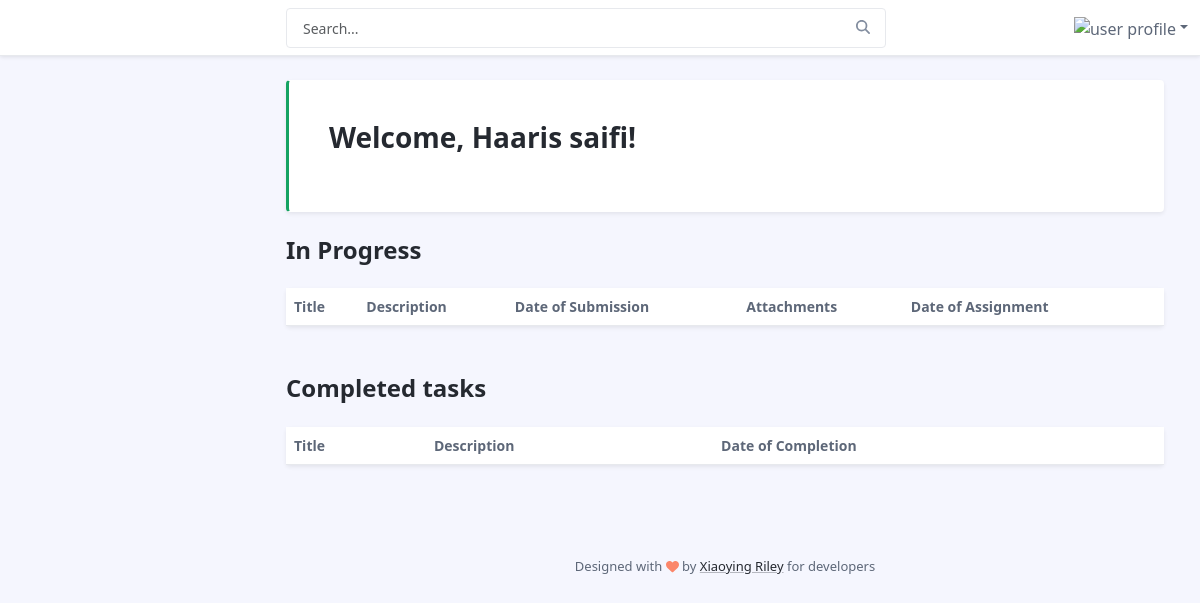
The app's page /dashboard (signed in), older data.
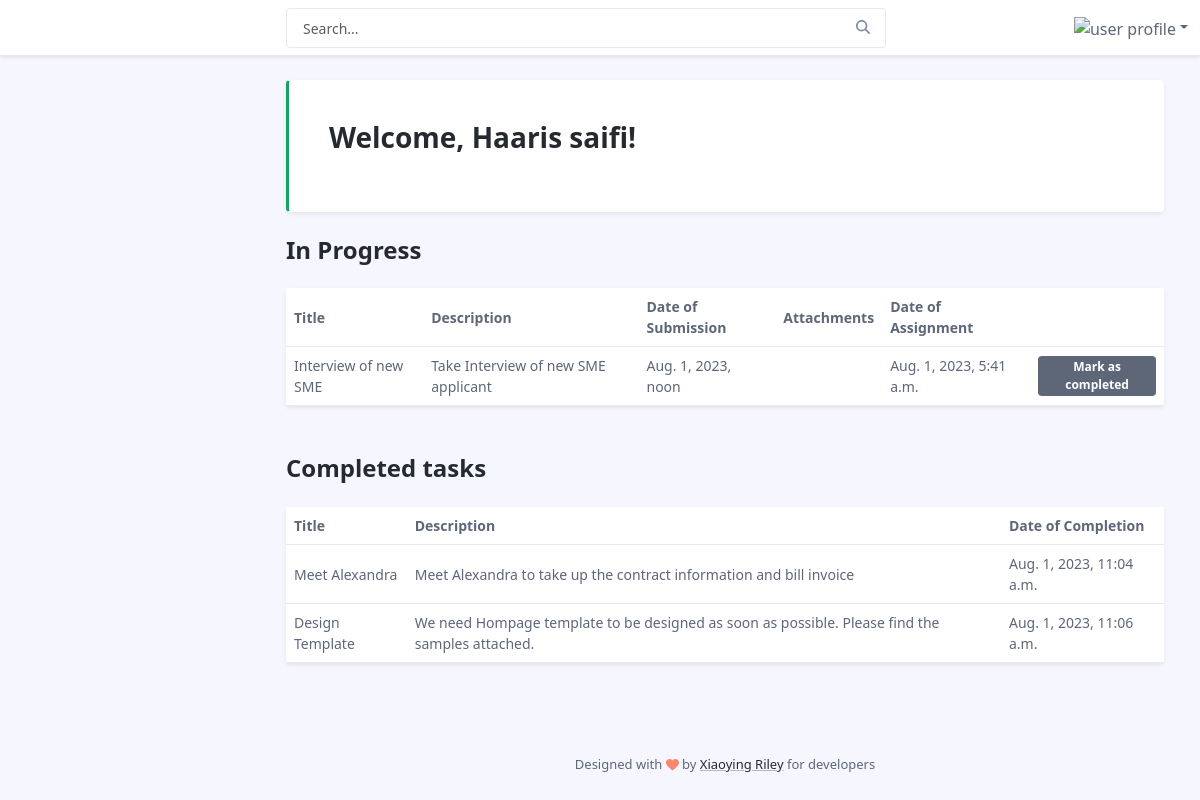
The same page, newer data.
### etms_app/models.py (models this page shows, shortened)
class Employee(models.Model):
    name = models.CharField(max_length=65)
    phone = models.IntegerField()
    address = models.TextField()
    dob = models.DateField()
    doj = models.DateField()
    user = models.OneToOneField(User, null=True, on_delete=models.SET_NULL)

class Task(models.Model):
    title = models.CharField(max_length=120)
    description = models.TextField()
    deadline = models.DateTimeField()
    attachments = models.ImageField(null=True, blank=True)
    employee = models.ForeignKey(Employee, on_delete=models.SET_NULL, null=True)
    doa = models.DateTimeField(auto_now_add=True)
    doc = models.DateTimeField(null=True, blank=True)

### etms_app/views.py (the view)
# urls.py: path('', views.dashboard),
def dashboard(request):
    user = request.user
    employee = user.employee
    pending_tasks = Task.objects.filter(employee=employee, doc__isnull=True)
    completed_tasks = Task.objects.filter(employee=employee, doc__isnull=False)
    context = {
        'emp': employee,
        'completed': completed_tasks,
        'pending': pending_tasks,
    }
    return render(request, 'emp_dash.html', context)

### templates/emp_dash.html
{% extends 'dashboard_base.html' %}
{% load static %}
{% block 'content' %}
<div class="app-card alert alert-dismissible shadow-sm mb-4 border-left-decoration" role="alert">
	<div class="inner">
		<div class="app-card-body p-3 p-lg-4">
			<h3 class="mb-3">Welcome, {{request.user.employee.name}}!</h3>
		</div>
	</div>
</div>
<h2 class="app-page-title">In Progress</h2>
<div class="tab-content" id="orders-table-tab-content">
	<div class="tab-pane fade show active" id="orders-all" role="tabpanel" aria-labelledby="orders-all-tab">
		<div class="app-card app-card-orders-table shadow-sm mb-5">
			<div class="app-card-body">
				<div class="table-responsive">
					<table class="table app-table-hover mb-0 text-left">
						<thead>
							<tr>
								<th class="cell">Title</th>
								<th class="cell">Description</th>
								<th class="cell">Date of Submission</th>
								<th class="cell">Attachments</th>
								<th class="cell">Date of Assignment</th>
								<th class="cell"></th>
							</tr>
						</thead>
						<tbody>
                            {% for task in pending %}
							<tr>
								<td class="cell">{{task.title}}</td>
								<td class="cell">{{task.description}}</td>
								<td class="cell">{{task.deadline}}</td>
								<td class="cell">{{task.attachments}}</td>
								<td class="cell">{{task.doa}}</td>
								<td class="cell"><a class="btn btn-sm btn-secondary" href="/mark-completed/{{task.id}}">Mark as completed</a></td>
							</tr>
                            {% endfor %}
						</tbody>
					</table>
				</div>
			</div>
		</div>
	</div>
</div>
<h2 class="app-page-title">Completed tasks</h2>
<div class="tab-content" id="orders-table-tab-content">
	<div class="tab-pane fade show active" id="orders-all" role="tabpanel" aria-labelledby="orders-all-tab">
		<div class="app-card app-card-orders-table shadow-sm mb-5">
			<div class="app-card-body">
				<div class="table-responsive">
					<table class="table app-table-hover mb-0 text-left">
						<thead>
							<tr>
								<th class="cell">Title</th>
								<th class="cell">Description</th>
								<th class="cell">Date of Completion</th>
							</tr>
						</thead>
						<tbody>
                            {% for task in completed %}
							<tr>
								<td class="cell">{{task.title}}</td>
								<td class="cell">{{task.description}}</td>
								<td class="cell">{{task.doc}}</td>
							</tr>
                            {% endfor %}
						</tbody>
					</table>
				</div>
			</div>
		</div>
	</div>
</div>
{% endblock 'content' %}

### templates/dashboard_base.html (shortened to what this page needs)
{% load static %}
<!DOCTYPE html>
<html lang="en">
<head>
    <link id="theme-style" rel="stylesheet" href="{% static 'css/portal.css' %}">
</head>
<body class="app">
    <header class="app-header fixed-top">
        <div class="app-header-inner">
            <div class="container-fluid py-2">
                <div class="app-header-content">
                    <div class="row justify-content-between align-items-center">
                        <div class="app-search-box col">
                            <form class="app-search-form">
                                <input type="text" placeholder="Search..." name="search"
                                    class="form-control search-input">
                                <button type="submit" class="btn search-btn btn-primary" value="Search"><i
                                        class="fa-solid fa-magnifying-glass"></i></button>
                            </form>
                        </div>
                        <div class="app-utilities col-auto">
                            <div class="app-utility-item app-user-dropdown dropdown">
                                <a class="dropdown-toggle" id="user-dropdown-toggle" data-bs-toggle="dropdown" href="#"
                                    role="button" aria-expanded="false"><img src="{% static 'images/user.png' %}"
                                        alt="user profile"></a>
                            </div>
                        </div>
                    </div>
                </div>
            </div>
        </div>
    </header>
    <div class="app-wrapper">
        <div class="app-content pt-3 p-md-3 p-lg-4">
            <div class="container-xl">
                {% block 'content' %}
                {% endblock 'content' %}
            </div>
        </div>
        <footer class="app-footer">
            <div class="container text-center py-3">
                <small class="copyright">Designed with <span class="sr-only">love</span><i class="fas fa-heart"
                        style="color: #fb866a;"></i> by <a class="app-link" href="http://themes.3rdwavemedia.com"
                        target="_blank">Xiaoying Riley</a> for developers</small>
            </div>
        </footer>
    </div>
</body>
</html>

Row changes from the older to the newer data that the page shows:
added Task: title "Interview of new SME", description "Take Interview of new SME applicant", deadline "Aug. 1, 2023, noon", doa "Aug. 1, 2023, 5:41 a.m.", shown under "In Progress"
added Task: title "Meet Alexandra", description "Meet Alexandra to take up the contract information and bill invoice", doc "Aug. 1, 2023, 11:04 a.m.", shown under "Completed tasks"
added Task: title "Design Template", description "We need Hompage template to be designed as soon as possible. Please find the samples attached.", doc "Aug. 1, 2023, 11:06 a.m.", shown under "Completed tasks"
